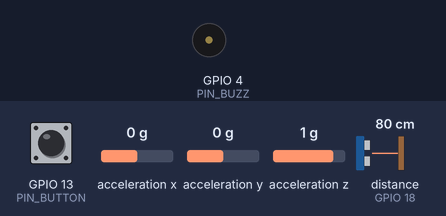
This sketch was run on a simulated ESP32. On the bench: buzzer (waves = sounding). Wiring (inferred from the names in the program): ultrasonic range finder: trigger GPIO 25; echo GPIO 18; MPU-6050 motion sensor at I2C address 0x68. The test bench sets the inputs (shaded band); at power-on: GPIO 13 (PIN_BUTTON) HIGH, distance to the obstacle (sensor on GPIO 18) 80 cm, acceleration x 0 g, acceleration y 0 g, acceleration z 1 g. The echo pulse lasts 58.3 µs per cm; what the sketch prints to the serial monitor is not drawn.

Above: at 1.4 s.
1.5 s: GPIO 13 (PIN_BUTTON) pulled LOW for 0.15 s
At 2.8 s:
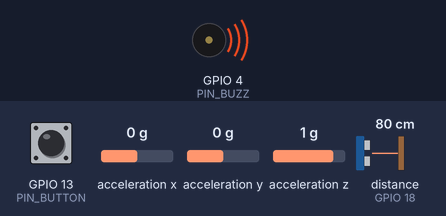
4.5 s: distance to the obstacle (sensor on GPIO 18) set to 9 cm
7.5 s: distance to the obstacle (sensor on GPIO 18) set to 35 cm
At 8.0 s:
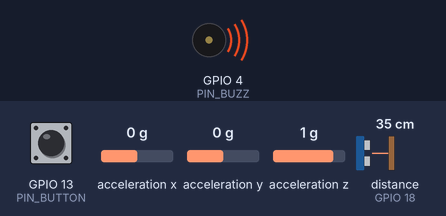
Timing chart, 0 to 16.5 s (numbered marks = the images above; inputs shaded):
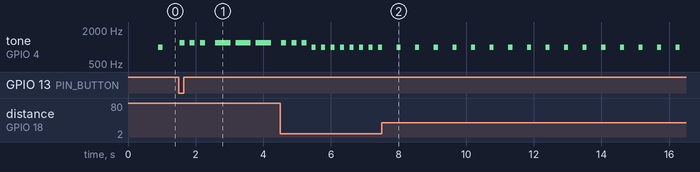

Measured:
- after the input at 7.5 s, tone on GPIO 4 (PIN_BUZZ): alternates 1000 Hz for 0.12 s and silent for 0.43 s, starting after 0.45 s
- by itself, tone on GPIO 4 (PIN_BUZZ): plays 1200 Hz for 0.15 s, 1200 Hz for 0.15 s, 1200 Hz for 0.15 s, 1000 Hz for 0.12 s, 1000 Hz for 0.12 s, 1000 Hz for 0.12 s … (11 notes in this stretch)

The sketch:

14_stage1_main.ino
```cpp
/*
 * ============================================================
 *  H6 · 阶段 1 收官：主程序（避障 + SOS + 跌倒 三合一）
 * ------------------------------------------------------------
 *  接线（全部沿用锁定口径）：
 *    超声波  Trig→25  Echo→18  VCC→3V3
 *    蜂鸣器  I/O→4    VCC→3V3
 *    按键    GPIO13（短按发 SOS；跌倒报警时按一下解除）
 *    MPU6050 SDA→21   SCL→22  VCC→3V3
 *
 *  蜂鸣器优先级（高 → 低）：
 *    跌倒报警  >  SOS 摩斯码  >  避障节奏
 *
 *  全程 millis() 非阻塞；串口 115200。
 * ============================================================
 */

#include <Wire.h>

// ---------------------- 引脚 ----------------------
const int PIN_TRIG = 25, PIN_ECHO = 18;
const int PIN_BUZZ = 4, PIN_BUTTON = 13;
const int PIN_SDA = 21, PIN_SCL = 22;

// ---------------------- 避障 ----------------------
const int MEASURE_GAP = 60;
unsigned long lastMeasure = 0;
long samples[3] = { -1, -1, -1 };
int sampleIdx = 0;
long distCM = -1;
int obsLevel = 0;

// ---------------------- 跌倒 ----------------------
const float IMPACT_G = 2.5;
const float TILT_DEG = 45.0;
const int CHECK_MS = 1200;
enum FallState { F_NORMAL, F_CHECK, F_FALL };
int fallState = F_NORMAL;
unsigned long fallStart = 0;
float gx, gy, gz, mag, angle;
unsigned long lastRead = 0;

// ---------------------- 按键 ----------------------
int lastRaw = HIGH, stableState = HIGH;
unsigned long lastBounce = 0;
const int DEBOUNCE_MS = 30;
bool pressConsumed = false;

// ---------------------- SOS 摩斯码 ----------------------
const int DOT = 150, DASH = 450;
const int elemDur[9] = { DOT, DOT, DOT, DASH, DASH, DASH, DOT, DOT, DOT };
enum SosPhase { S_IDLE, S_ON, S_GAP };
int sosPhase = S_IDLE;
int elem = 0;
unsigned long sosPhaseStart = 0;

// ---------------------- 通用蜂鸣调度 ----------------------
bool buzzing = false;
unsigned long beepStart = 0, lastBeep = 0;
unsigned long lastPrint = 0;

// ============================================================
void setup() {
  Serial.begin(115200);
  delay(200);

  pinMode(PIN_TRIG, OUTPUT);
  pinMode(PIN_ECHO, INPUT);
  pinMode(PIN_BUZZ, OUTPUT);
  pinMode(PIN_BUTTON, INPUT_PULLUP);
  digitalWrite(PIN_TRIG, LOW);
  noTone(PIN_BUZZ);

  Wire.begin(PIN_SDA, PIN_SCL);
  Wire.beginTransmission(0x68);
  Wire.write(0x6B);
  Wire.write(0x00);
  Wire.endTransmission();

  Serial.println();
  Serial.println("===== 阶段1 主程序：避障 + SOS + 跌倒 =====");
}

// ============================================================
void loop() {
  unsigned long now = millis();

  // ========== 1. 按键消抖 ==========
  int raw = digitalRead(PIN_BUTTON);
  if (raw != lastRaw) { lastBounce = now; lastRaw = raw; }
  if (now - lastBounce >= DEBOUNCE_MS && raw != stableState) stableState = raw;

  // 一次"按下"只处理一次
  if (stableState == LOW && !pressConsumed) {
    pressConsumed = true;
    if (fallState == F_FALL) {
      fallState = F_NORMAL;
      noTone(PIN_BUZZ);
      buzzing = false;
      Serial.println("<<< 手动解除跌倒报警");
    } else if (sosPhase == S_IDLE) {
      sosPhase = S_ON;
      elem = 0;
      sosPhaseStart = now;
      noTone(PIN_BUZZ);
      buzzing = false;
      tone(PIN_BUZZ, 1200);
      Serial.println(">>> SOS 触发");
    }
  }
  if (stableState == HIGH) pressConsumed = false;

  // ========== 2. 超声波 + 避障档位 ==========
  if (now - lastMeasure >= MEASURE_GAP) {
    lastMeasure = now;
    long cm = readCM();
    if (cm > 0) {
      samples[sampleIdx] = cm;
      sampleIdx = (sampleIdx + 1) % 3;
      distCM = median3(samples[0], samples[1], samples[2]);
    }
  }
  if (distCM < 0 || distCM > 100) obsLevel = 0;
  else if (distCM > 50) obsLevel = 1;
  else if (distCM > 20) obsLevel = 2;
  else if (distCM > 5)  obsLevel = 3;
  else                  obsLevel = 4;

  // ========== 3. 跌倒检测 ==========
  if (now - lastRead >= 25) {
    lastRead = now;
    readAccel();
    mag = sqrt(gx * gx + gy * gy + gz * gz);
    angle = atan2(sqrt(gx * gx + gy * gy), gz) * 180.0 / PI;
  }

  if (fallState == F_NORMAL && mag > IMPACT_G) {
    fallState = F_CHECK;
    fallStart = now;
    Serial.println(">>> 检测到冲击，观察姿态");
  } else if (fallState == F_CHECK && now - fallStart >= CHECK_MS) {
    if (angle > TILT_DEG) {
      fallState = F_FALL;
      noTone(PIN_BUZZ);
      buzzing = false;
      Serial.println("!!! 确认跌倒，报警");
    } else {
      fallState = F_NORMAL;
      Serial.println("    误报解除");
    }
  }

  // ========== 4. 蜂鸣器（按优先级） ==========
  if (fallState == F_FALL) {
    scheduleBeep(150, 110, 1500);                       // 跌倒：急促
  } else if (sosPhase != S_IDLE) {
    if (sosPhase == S_ON) {
      if (now - sosPhaseStart >= elemDur[elem]) {
        noTone(PIN_BUZZ);
        sosPhase = S_GAP;
        sosPhaseStart = now;
      }
    } else {
      int gap = (elem == 2 || elem == 5) ? 300 : 150;
      if (now - sosPhaseStart >= gap) {
        elem++;
        if (elem >= 9) {
          sosPhase = S_IDLE;
          noTone(PIN_BUZZ);
        } else {
          sosPhase = S_ON;
          sosPhaseStart = now;
          tone(PIN_BUZZ, 1200);
        }
      }
    }
  } else if (obsLevel > 0) {
    int intervals[4] = { 900, 550, 280, 150 };
    scheduleBeep(intervals[obsLevel - 1], 120, 1000);   // 避障节奏
  } else {
    noTone(PIN_BUZZ);
    buzzing = false;
  }

  // ========== 5. 综合打印 ==========
  if (now - lastPrint >= 500) {
    lastPrint = now;
    Serial.print("距离: ");
    if (distCM < 0) Serial.print("--");
    else            Serial.print(distCM);
    Serial.print("cm 避障档: "); Serial.print(obsLevel);
    Serial.print(" | 倾角: ");  Serial.print(angle, 1);
    Serial.print("° | 跌倒: ");
    if (fallState == F_NORMAL) Serial.print("正常");
    else if (fallState == F_CHECK) Serial.print("观察");
    else Serial.print("报警");
    if (sosPhase != S_IDLE) Serial.print(" | SOS播放中");
    Serial.println();
  }
}

// ============================================================
// 通用蜂鸣：interval 两声间隔，onMs 每声时长，freq 频率
// ============================================================
void scheduleBeep(int interval, int onMs, int freq) {
  unsigned long now = millis();
  if (!buzzing && now - lastBeep >= interval) {
    tone(PIN_BUZZ, freq);
    buzzing = true;
    beepStart = now;
    lastBeep = now;
  }
  if (buzzing && now - beepStart >= onMs) {
    noTone(PIN_BUZZ);
    buzzing = false;
  }
}

// ---------------------- 超声波 ----------------------
long readCM() {
  digitalWrite(PIN_TRIG, LOW);
  delayMicroseconds(2);
  digitalWrite(PIN_TRIG, HIGH);
  delayMicroseconds(10);
  digitalWrite(PIN_TRIG, LOW);
  long d = pulseIn(PIN_ECHO, HIGH, 30000);
  if (d == 0) return -1;
  return d / 58;
}

long median3(long a, long b, long c) {
  if (a > b) { long t = a; a = b; b = t; }
  if (b > c) { long t = b; b = c; c = t; }
  if (a > b) { long t = a; a = b; b = t; }
  return b;
}

// ---------------------- 加速度 ----------------------
void readAccel() {
  Wire.beginTransmission(0x68);
  Wire.write(0x3B);
  Wire.endTransmission(false);
  Wire.requestFrom((int)0x68, 6);
  if (Wire.available() >= 6) {
    int16_t ax = Wire.read() << 8; ax |= Wire.read();
    int16_t ay = Wire.read() << 8; ay |= Wire.read();
    int16_t az = Wire.read() << 8; az |= Wire.read();
    gx = ax / 16384.0;
    gy = ay / 16384.0;
    gz = az / 16384.0;
  }
}
```
